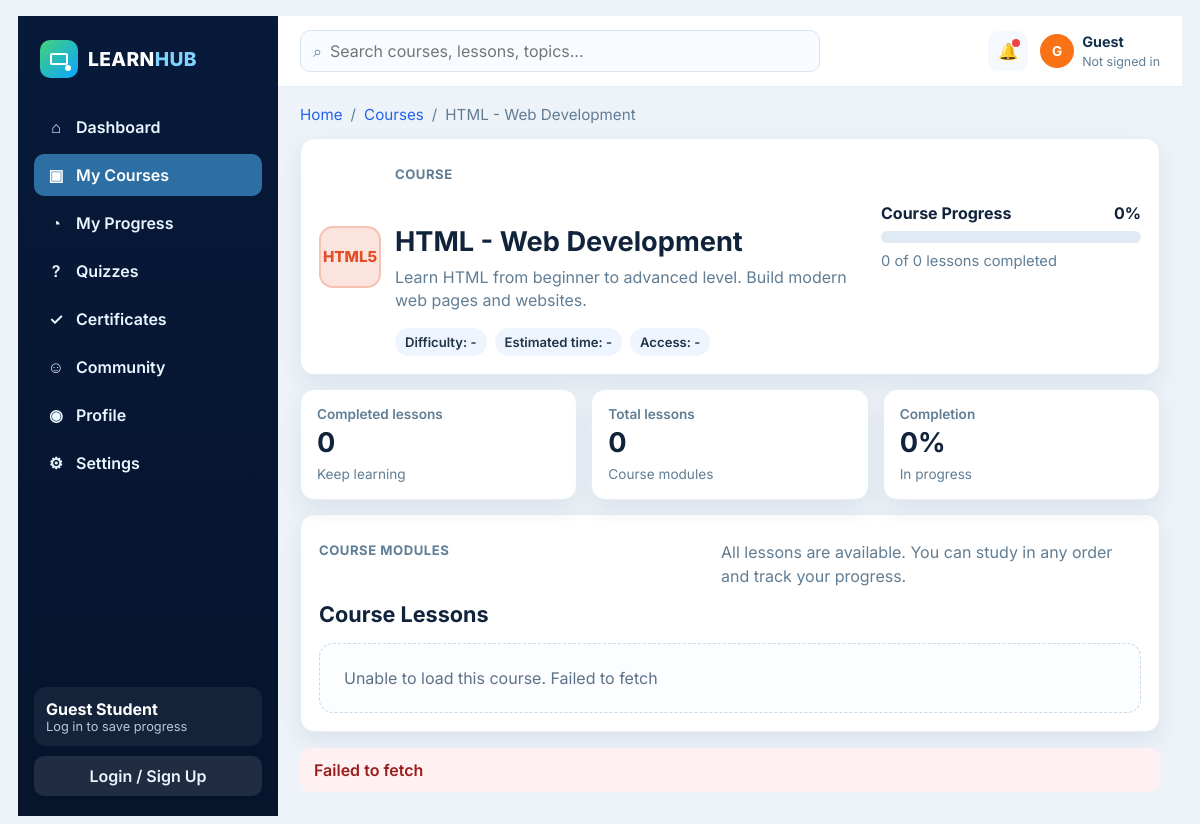
The page /course.php on the database its author committed.
### tables this page shows
CREATE TABLE courses (
  id INT AUTO_INCREMENT PRIMARY KEY,
  category_id INT NOT NULL,
  slug VARCHAR(80) NOT NULL UNIQUE,
  name VARCHAR(160) NOT NULL,
  short_description TEXT NOT NULL,
  category_label VARCHAR(120) NOT NULL,
  difficulty VARCHAR(40) NOT NULL DEFAULT 'Beginner',
  estimated_time VARCHAR(40) NOT NULL DEFAULT '6 Hours',
  icon VARCHAR(20) NOT NULL DEFAULT 'LH',
  accent VARCHAR(20) NOT NULL DEFAULT '#2563eb',
  price_usd DECIMAL(10,2) NOT NULL DEFAULT 0.00,
  sequence_order INT NOT NULL DEFAULT 0,
  is_free TINYINT(1) NOT NULL DEFAULT 0,
  created_at TIMESTAMP DEFAULT CURRENT_TIMESTAMP,
  FOREIGN KEY (category_id) REFERENCES categories(id) ON DELETE CASCADE
);

### course.php (the view, shortened to what this page needs)
<?php
$courseSlug = strtolower(trim((string)($_GET['course'] ?? 'html')));
$courseSlug = preg_replace('/[^a-z0-9-]/', '', $courseSlug);
$currentUser = null;
$initialCourse = null;
$db = learnhub_db_connect();
if ($db) {
    $stmt = $db->prepare('SELECT name, short_description, icon, accent FROM courses WHERE slug = ? LIMIT 1');
    $stmt->bind_param('s', $courseSlug);
    $stmt->execute();
    $initialCourse = $stmt->get_result()->fetch_assoc();
}
$accent = $initialCourse['accent'] ?? '#0d8bf2';
$icon = $initialCourse['icon'] ?? 'LH';
?>
<!DOCTYPE html>
<html lang="en">
<head>
  <link rel="stylesheet" href="../styles.css">
  <link rel="stylesheet" href="course.css">
</head>
<body class="course-body" style="--course-accent: <?php echo htmlspecialchars($accent, ENT_QUOTES, 'UTF-8'); ?>;">
  <div class="course-app" id="course-app" data-course-slug="<?php echo htmlspecialchars($courseSlug, ENT_QUOTES, 'UTF-8'); ?>">
    <aside class="course-sidebar" aria-label="Dashboard sidebar">
      <a class="course-brand" href="../index.html" aria-label="LEARNHUB home">
        <span class="logo-mark small"><span class="logo-book"></span><span class="logo-dot"></span></span>
        <span class="logo-text">LEARN<span class="logo-hub">HUB</span></span>
      </a>
      <nav class="sidebar-nav" aria-label="Dashboard navigation">
        <a href="../index.html" class="sidebar-link"><span class="sidebar-icon">⌂</span><span>Dashboard</span></a>
        <a href="courses.html" class="sidebar-link active"><span class="sidebar-icon">▣</span><span>My Courses</span></a>
        <a href="#progress" class="sidebar-link" data-sidebar-scroll="progress"><span class="sidebar-icon">◔</span><span>My Progress</span></a>
        <a href="#lessons" class="sidebar-link" data-sidebar-scroll="lessons"><span class="sidebar-icon">?</span><span>Quizzes</span></a>
        <a href="#progress" class="sidebar-link" data-sidebar-scroll="progress"><span class="sidebar-icon">✓</span><span>Certificates</span></a>
        <a href="../about.html" class="sidebar-link"><span class="sidebar-icon">☺</span><span>Community</span></a>
        <a href="../contact.html" class="sidebar-link"><span class="sidebar-icon">◉</span><span>Profile</span></a>
        <a href="../resources.html" class="sidebar-link"><span class="sidebar-icon">⚙</span><span>Settings</span></a>
      </nav>
      <div class="sidebar-footer">
        <div class="sidebar-user" id="sidebar-user">
          <span class="sidebar-user-name"><?php echo htmlspecialchars($currentUser['name'] ?? 'Guest Student', ENT_QUOTES, 'UTF-8'); ?></span>
          <span class="sidebar-user-email"><?php echo htmlspecialchars($currentUser['email'] ?? 'Log in to save progress', ENT_QUOTES, 'UTF-8'); ?></span>
        </div>
        <a href="../index.html" class="sidebar-logout" id="sidebar-auth-action"><?php echo $currentUser ? 'Logout' : 'Login / Sign Up'; ?></a>
      </div>
    </aside>
    <div class="course-main">
      <header class="course-topbar">
        <form class="course-search" role="search" id="course-search-form">
          <span class="search-icon" aria-hidden="true">⌕</span>
          <input id="course-search-input" type="search" placeholder="Search courses, lessons, topics...">
        </form>
        <div class="topbar-actions">
          <button type="button" class="icon-btn" id="notification-btn" aria-label="Notifications">🔔<span class="notify-dot"></span></button>
          <div class="topbar-profile" id="topbar-profile">
            <div class="profile-avatar" id="topbar-avatar"><?php echo htmlspecialchars(strtoupper(substr($currentUser['name'] ?? 'G', 0, 1)), ENT_QUOTES, 'UTF-8'); ?></div>
            <div class="profile-meta">
              <strong id="topbar-name"><?php echo htmlspecialchars($currentUser['name'] ?? 'Guest', ENT_QUOTES, 'UTF-8'); ?></strong>
              <span id="topbar-role"><?php echo $currentUser ? 'Student' : 'Not signed in'; ?></span>
            </div>
          </div>
        </div>
      </header>
      <main class="course-content">
        <nav class="breadcrumb" aria-label="Breadcrumb">
          <a href="../index.html">Home</a><span aria-hidden="true">/</span>
          <a href="courses.html">Courses</a><span aria-hidden="true">/</span>
          <span id="breadcrumb-course"><?php echo htmlspecialchars($initialCourse['name'] ?? 'Course', ENT_QUOTES, 'UTF-8'); ?></span>
        </nav>
        <section class="course-hero card-surface" id="overview">
          <div class="course-hero-main">
            <div class="course-badge" id="course-badge" style="--course-accent: <?php echo htmlspecialchars($accent, ENT_QUOTES, 'UTF-8'); ?>;">
              <span class="course-badge-icon"><?php echo htmlspecialchars($icon, ENT_QUOTES, 'UTF-8'); ?></span>
            </div>
            <div class="course-hero-copy">
              <p class="eyebrow" id="course-category">Course</p>
              <h1 id="course-title"><?php echo htmlspecialchars($initialCourse['name'] ?? 'Loading course...', ENT_QUOTES, 'UTF-8'); ?></h1>
              <p class="course-description" id="course-description"><?php echo htmlspecialchars($initialCourse['short_description'] ?? 'Loading course details from the database.', ENT_QUOTES, 'UTF-8'); ?></p>
              <div class="course-meta-row">
                <span class="meta-pill" id="course-difficulty">Difficulty: -</span>
                <span class="meta-pill" id="course-time">Estimated time: -</span>
                <span class="meta-pill" id="course-access">Access: -</span>
              </div>
            </div>
          </div>
          <div class="course-hero-side" id="progress">
            <div class="progress-panel">
              <div class="progress-panel-head">
                <span>Course Progress</span>
                <strong id="progress-percent">0%</strong>
              </div>
              <div class="progress-track" role="progressbar" aria-valuemin="0" aria-valuemax="100" aria-valuenow="0" aria-label="Course completion">
              </div>
              <p class="progress-caption" id="progress-caption">0 of 0 lessons completed</p>
            </div>
          </div>
        </section>
        <section class="course-stats" aria-label="Course statistics">
          <article class="stat-card card-surface"><span class="stat-label">Completed lessons</span><strong class="stat-value" id="stat-completed">0</strong><span class="stat-detail" id="stat-completed-detail">Keep learning</span></article>
          <article class="stat-card card-surface"><span class="stat-label">Total lessons</span><strong class="stat-value" id="stat-total">0</strong><span class="stat-detail">Course modules</span></article>
          <article class="stat-card card-surface"><span class="stat-label">Completion</span><strong class="stat-value" id="stat-percent">0%</strong><span class="stat-detail" id="stat-percent-detail">In progress</span></article>
        </section>
        <section class="card-surface curriculum-section" id="lessons">
          <div class="section-head">
            <div>
              <p class="eyebrow">Course Modules</p>
              <h2 id="curriculum-title">Course Lessons</h2>
            </div>
            <p class="section-note" id="curriculum-note">All lessons are available. You can study in any order and track your progress.</p>
          </div>
          <div class="lesson-list" id="lesson-list" aria-live="polite"></div>
        </section>
        <div class="dashboard-status" id="dashboard-status" role="status" aria-live="polite"></div>
      </main>
    </div>
  </div>
</body>
</html>

### styles.css (style rules this page uses)
:root { --bg-deep: #061933; --bg-deeper: #041124; --nav: #081a2b; --nav-2: #0b2942; --text: #eaf6ff; --muted: #b9d2e6; --green: #22c55e; --green-dark: #16a34a; --blue: #0ea5e9; --panel: #ffffff; --border: #e7edf3; --shadow: 0 10px 30px rgba(9, 30, 66, 0.08); }
* { box-sizing: border-box; }
html, body { margin: 0; padding: 0; font-family: "Segoe UI", Tahoma, Geneva, Verdana, sans-serif; color: #10233b; background: #f4f7fb; }
a { color: inherit; text-decoration: none; }
.eyebrow { margin: 0 0 4px; font-size: clamp(2rem, 4vw, 3.4rem); font-weight: 700; color: #f3f9ff; }
.course-body { padding: 16px 18px 18px; }
.course-body p { margin: 8px 0 16px; color: #607d94; line-height: 1.45; min-height: 44px; }

### rows shown on the page
courses: name "HTML - Web Development", icon "HTML5", short_description "Learn HTML from beginner to advanced level. Build modern web pages and websites."

### other values the page prints
$currentUser['name'] "Guest Student"
$currentUser['email'] "Log in to save progress"
substr($currentUser['name'] ?? 'G', 0, 1) "G"
$currentUser['name'] "Guest"
